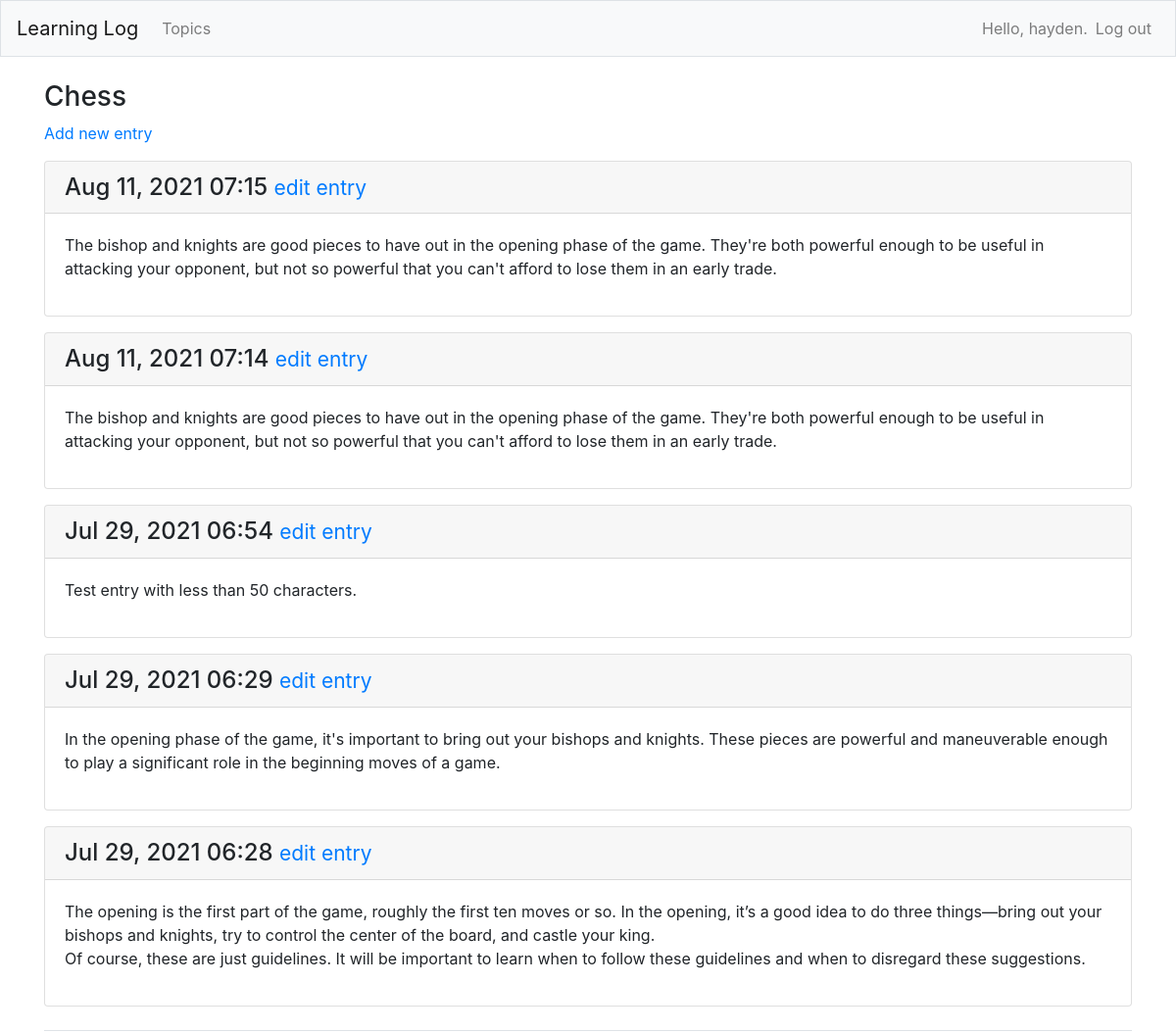
The page /topics/1/ (signed in) on the database its author committed.
### learning_logs/models.py (models this page shows, shortened)
class Topic(models.Model):
    text = models.CharField(max_length=200)
    date_added = models.DateTimeField(auto_now_add=True)
    owner = models.ForeignKey(User, on_delete=models.CASCADE)
    def __str__(self):
        return self.text

class Entry(models.Model):
    topic = models.ForeignKey(Topic, on_delete=models.CASCADE)
    text = models.TextField()
    date_added = models.DateTimeField(auto_now_add=True)
    class Meta:
        verbose_name_plural = 'entries'     # Use entries when there's more than one entry

### learning_logs/views.py (the view)
# urls.py: path('topics/<int:topic_id>/', views.topic, name='topic'),
@login_required
def topic(request, topic_id):
    topic = Topic.objects.get(id=topic_id)
    if topic.owner != request.user:
        raise Http404
    entries = topic.entry_set.order_by('-date_added')
    context = {'topic': topic, 'entries': entries}
    return render(request, 'learning_logs/topic.html', context)

### learning_logs/templates/learning_logs/topic.html
{% extends "learning_logs/base.html" %}
{% block page_header %}
    <h3>{{ topic }}</h3>
{% endblock page_header %}
{% block content %}
    <p>
        <a href="{% url 'learning_logs:new_entry' topic.id %}">Add new entry</a>
    </p>
    {% for entry in entries %}
        <div class="card mb-3">
            <h4 class="card-header">
                {{ entry.date_added|date:'M d, Y H:i' }}
                <small><a href="{% url 'learning_logs:edit_entry' entry.id %}">edit entry</a></small>
            </h4>
            <div class="card-body">
                {{ entry.text|linebreaks }}
            </div>
        </div>
    {% empty %}
        <p>There are no entries for this topic yet.</p>
    {% endfor %}
{% endblock content %}

### learning_logs/templates/learning_logs/base.html (shortened to what this page needs)
{% load bootstrap4 %}
<!doctype html>
<html lang="en">
<head>
    {% bootstrap_css %}
</head>
<body>
    <nav class="navbar navbar-expand-md navbar-light bg-light mb-4 border">
        <a class="navbar-brand" href="{% url 'learning_logs:index'%}">Learning Log</a>
        <div class="collapse navbar-collapse" id="navbarCollapse">
            <ul class="navbar-nav mr-auto">
                <li class="nav-item">
                    <a class="nav-link" href="{%url 'learning_logs:topics'%}">Topics</a>
                </li>
            </ul>
            <ul class="navbar-nav ml-auto">
                {% if user.is_authenticated %}
                    <li class="nav-item">
                        <span class="navbar-text"}>Hello, {{ user.username }}.</span>
                    </li>
                    <li class="nav-item">
                        <a class="nav-link" href="{% url 'users:logout' %}">Log out</a>
                    </li>
                {% endif %}
            </ul>
        </div>
    </nav>
    <main role="main" class="container">
        <div class="pb-2 mb-2 border-bottom">
            {% block page_header %}{% endblock page_header %}
        <div>
            {% block content %}{% endblock content %}
        </div>
        </div>
    </main>
</body>
</html>

### rows shown on the page
Topic: text "Chess"
Entry: date_added "Aug 11, 2021 07:15", text "The bishop and knights are good pieces to have out in the opening phase of the game. They're both powerful enough to be useful in attacking your opponent, but not so powerful that you can't afford to lose them in an early trade."
Entry: date_added "Aug 11, 2021 07:14", text "The bishop and knights are good pieces to have out in the opening phase of the game. They're both powerful enough to be useful in attacking your opponent, but not so powerful that you can't afford to lose them in an early trade."
Entry: date_added "Jul 29, 2021 06:54", text "Test entry with less than 50 characters."
Entry: date_added "Jul 29, 2021 06:29", text "In the opening phase of the game, it's important to bring out your bishops and knights. These pieces are powerful and maneuverable enough to play a significant role in the beginning moves of a game."
Entry: date_added "Jul 29, 2021 06:28", text "The opening is the first part of the game, roughly the first ten moves or so. In the opening, it’s a good idea to do three things—bring out your bishops and knights, try to control the center of the board, and castle your king. Of course, these are just guidelines. It will be important to learn when to follow these guidelines and when to disregard these suggestions."

### other values the page prints
{{ user.username }} "hayden"
